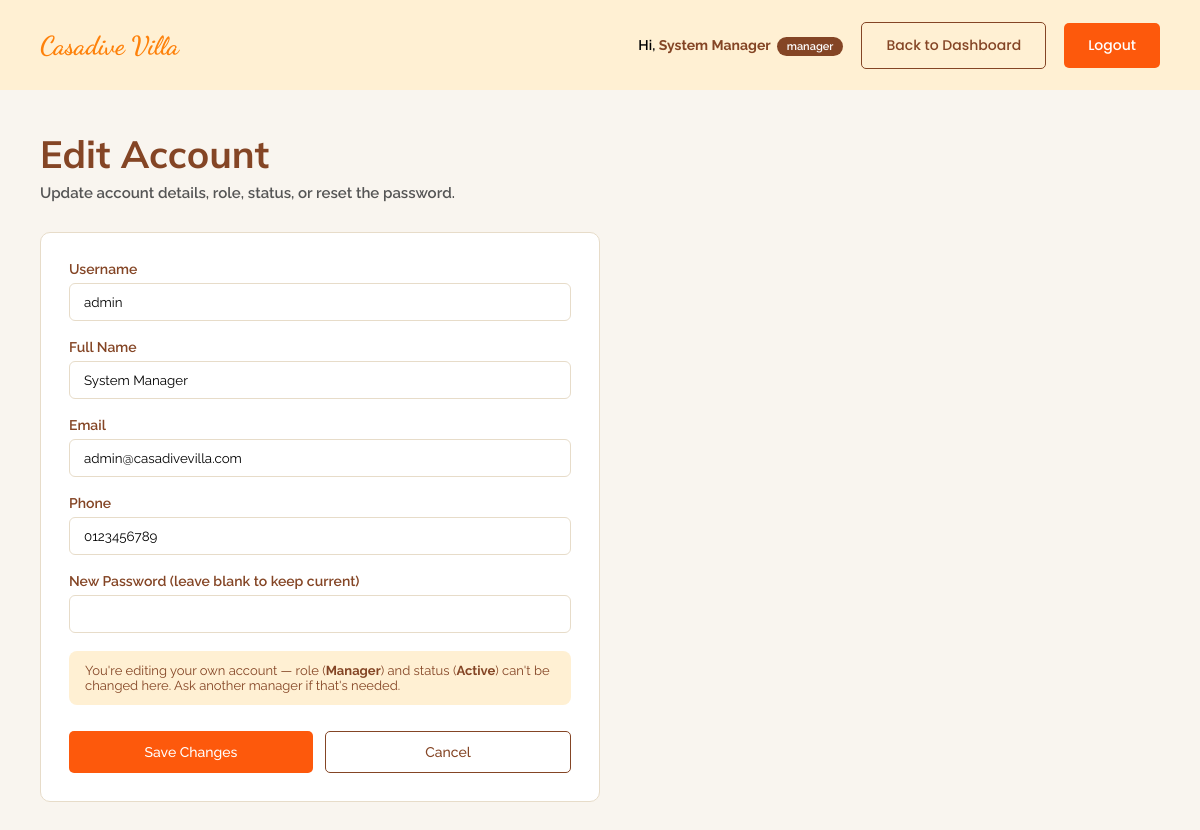
Page /user/manage_account.php?id=1 (signed in) on the committed database.
### tables this page shows
CREATE TABLE `user` (
  user_id         INT UNSIGNED AUTO_INCREMENT PRIMARY KEY,
  username        VARCHAR(50)  NOT NULL UNIQUE,
  password        VARCHAR(255) NOT NULL,
  fullname        VARCHAR(100) NOT NULL,
  email           VARCHAR(150) NOT NULL UNIQUE,
  phone           VARCHAR(20),
  role            ENUM('manager','staff') NOT NULL DEFAULT 'staff',
  profile_picture VARCHAR(255),
  status          ENUM('active','inactive','suspended') NOT NULL DEFAULT 'active',
  created_at      TIMESTAMP NOT NULL DEFAULT CURRENT_TIMESTAMP,
  updated_at      TIMESTAMP NOT NULL DEFAULT CURRENT_TIMESTAMP ON UPDATE CURRENT_TIMESTAMP
);

### user/manage_account.php (called while the page is built, shortened)
<?php
require_once __DIR__ . '/../includes/db.php';
require_once __DIR__ . '/../includes/auth.php';
$currentUser = current_user();
$editId = filter_input(INPUT_GET, 'id', FILTER_VALIDATE_INT) ?: null;
$editing = null;
if ($editId) {
    $stmt = $pdo->prepare('SELECT * FROM user WHERE user_id = :id');
    $stmt->execute(['id' => $editId]);
    $editing = $stmt->fetch();
}
$isSelfEdit = $editing && (int) $editing['user_id'] === (int) $currentUser['user_id'];
$old = [
    'username' => $editing['username'] ?? '',
    'fullname' => $editing['fullname'] ?? '',
    'email' => $editing['email'] ?? '',
    'phone' => $editing['phone'] ?? '',
    'role' => $editing['role'] ?? 'staff',
    'status' => $editing['status'] ?? 'active',
];
require __DIR__ . '/views/manage_account.view.php';

### includes/auth.php (called while the page is built, shortened)
<?php
function current_user(): array|false
{
    return $_SESSION['user'] ?? false;
}

### user/views/manage_account.view.php (the view, shortened to what this page needs)
<!DOCTYPE html>
<html lang="en">
<head>
<link rel="stylesheet" href="style/dashboard.css">
</head>
<body>
  <header class="dash-topbar">
    <div class="container">
      <div class="brand">Casadive Villa</div>
      <div class="dash-user">
        <span class="who">Hi, <strong><?= htmlspecialchars($currentUser['fullname']) ?></strong><span class="role-badge"><?= htmlspecialchars($currentUser['role']) ?></span></span>
        <a href="admin_dashboard.php" class="btn btn-outline">Back to Dashboard</a>
        <a href="logout.php" class="btn btn-primary">Logout</a>
      </div>
    </div>
  </header>
  <main class="dash-main">
    <div class="container">
      <h1 class="dash-heading"><?= $editing ? 'Edit Account' : 'Add Staff Account' ?></h1>
      <p class="dash-subheading"><?= $editing ? 'Update account details, role, status, or reset the password.' : 'Create a login for a new staff member (or manager).' ?></p>
      <section class="dash-section" style="max-width:560px;">
        <form method="post" style="display:flex;flex-direction:column;gap:18px;font-family:'Raleway',sans-serif;">
          <div>
            <label style="display:block;font-weight:600;font-size:14px;color:var(--brown-price);margin-bottom:6px;">Username</label>
            <input type="text" name="username" value="<?= htmlspecialchars($old['username']) ?>" style="width:100%;padding:10px 14px;border:1px solid var(--border);border-radius:6px;font-family:inherit;" required>
          </div>
          <div>
            <label style="display:block;font-weight:600;font-size:14px;color:var(--brown-price);margin-bottom:6px;">Full Name</label>
            <input type="text" name="fullname" value="<?= htmlspecialchars($old['fullname']) ?>" style="width:100%;padding:10px 14px;border:1px solid var(--border);border-radius:6px;font-family:inherit;" required>
          </div>
          <div>
            <label style="display:block;font-weight:600;font-size:14px;color:var(--brown-price);margin-bottom:6px;">Email</label>
            <input type="email" name="email" value="<?= htmlspecialchars($old['email']) ?>" style="width:100%;padding:10px 14px;border:1px solid var(--border);border-radius:6px;font-family:inherit;" required>
          </div>
          <div>
            <label style="display:block;font-weight:600;font-size:14px;color:var(--brown-price);margin-bottom:6px;">Phone</label>
            <input type="tel" name="phone" value="<?= htmlspecialchars($old['phone']) ?>" style="width:100%;padding:10px 14px;border:1px solid var(--border);border-radius:6px;font-family:inherit;">
          </div>
          <div>
            <label style="display:block;font-weight:600;font-size:14px;color:var(--brown-price);margin-bottom:6px;"><?= $editing ? 'New Password (leave blank to keep current)' : 'Password' ?></label>
            <input type="password" name="password" style="width:100%;padding:10px 14px;border:1px solid var(--border);border-radius:6px;font-family:inherit;" autocomplete="new-password" <?= $editing ? '' : 'required' ?>>
          </div>
          <?php if ($isSelfEdit): ?>
            <p style="background:var(--sand-light,#FFF0D3);border-radius:8px;padding:12px 16px;font-size:13px;color:var(--brown-price);">
              You're editing your own account — role (<strong><?= htmlspecialchars(ucfirst($old['role'])) ?></strong>) and status
              (<strong><?= htmlspecialchars(ucfirst($old['status'])) ?></strong>) can't be changed here. Ask another manager if that's needed.
            </p>
          <?php endif; ?>
          <div style="display:flex;gap:12px;margin-top:8px;">
            <button type="submit" class="btn btn-primary" style="flex:1;"><?= $editing ? 'Save Changes' : 'Create Account' ?></button>
            <a href="admin_dashboard.php" class="btn btn-outline" style="flex:1;text-align:center;">Cancel</a>
          </div>
        </form>
      </section>
    </div>
  </main>
</body>
</html>

### user/style/dashboard.css (style rules this page uses)
:root { --cream: #F9F5EF; --sand-light: #FFF0D3; --summary-bg: #FAF1DE; --card: #FFFFFF; --brown: #5B3A29; --brown-price: #844525; --orange: #FE810A; --orange-deep: #FD590C; --text: #000000; --border: #E7DCC9; }
* { box-sizing: border-box; margin:0; padding:0; }
body { background: var(--cream); color: var(--text); font-family: 'Poppins', sans-serif; overflow-x: hidden; }
a { color:inherit; text-decoration:none; }
button { font-family:inherit; cursor:pointer; border:none; }
.container { max-width: 1400px; margin: 0 auto; padding: 0 40px; }
.dash-topbar { background: var(--sand-light); position: sticky; top: 0; z-index: 100; }
.dash-topbar .container { display:flex; align-items:center; justify-content:space-between; height: 90px; gap: 20px; flex-wrap:wrap; }
.brand { font-family:'Dancing Script', cursive; font-weight:700; font-size: 26px; color: var(--orange); white-space:nowrap; }
.dash-user { display:flex; align-items:center; flex-wrap: wrap; gap: 12px 18px; }
.dash-user .who { font-family:'Raleway', sans-serif; font-weight:600; font-size: 14px; color:#000; }
.dash-user .who strong { color: var(--brown-price); }
.dash-user .role-badge { text-transform: capitalize; background: var(--brown-price); color:#fff; font-size: 11px; font-weight:600; padding: 3px 10px; border-radius: 50px; margin-left: 6px; }
.btn { display:inline-flex; align-items:center; justify-content:center; font-weight:500; border-radius:5px; padding: 12px 24px; font-size: 14px; transition: transform .15s ease; }
.btn-primary { background: var(--orange-deep); color:#fff; }
.btn-outline { background:transparent; color: var(--brown-price); border: 1px solid var(--brown-price); }
.dash-main { padding: 40px 0 80px; }
.dash-heading { font-family:'Mulish', sans-serif; font-weight:700; font-size: clamp(26px, 3.5vw, 38px); color: var(--brown-price); margin-bottom: 6px; }
.dash-subheading { font-family:'Raleway', sans-serif; font-weight:600; font-size: 15px; color:#555; margin-bottom: 30px; }
.dash-section { background: var(--card); border: 1px solid var(--border); border-radius: 10px; padding: 28px; margin-bottom: 32px; overflow-x:auto; }

### rows in the picture
user: fullname "System Manager", role "Manager", username "admin", email "admin@casadivevilla.com", phone "0123456789", status "Active"
